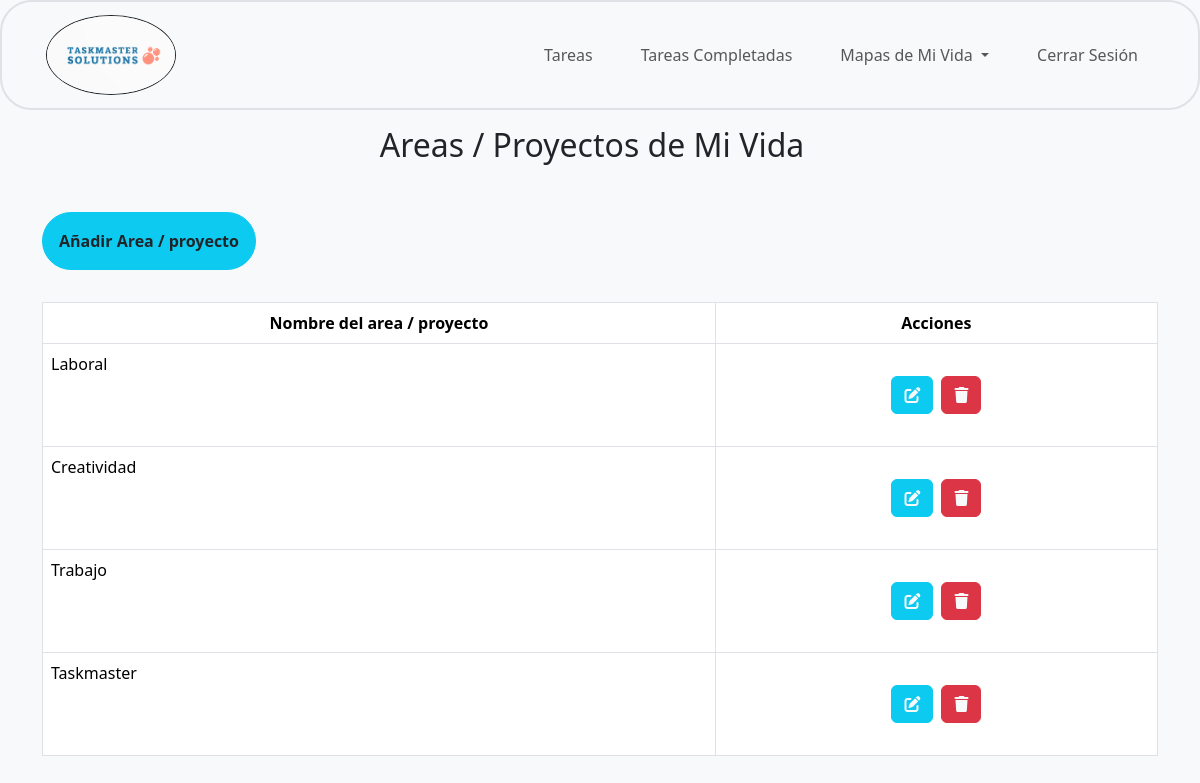
The page /AreasVida.php (signed in) on the database its author committed.
### tables this page shows
CREATE TABLE `areas` (
  `ID` smallint(6) NOT NULL,
  `Usuario` int(4) NOT NULL,
  `Nombre` varchar(120) NOT NULL
);

### AreasVida.php (the view, shortened to what this page needs)
<?php
include 'db.php';
$sql = "SELECT * FROM areas";
$result = $conn->query($sql);
?>
<!DOCTYPE html>
<html lang="es">
<head>
    <link href="https://cdn.jsdelivr.net/npm/bootstrap@5.3.3/dist/css/bootstrap.min.css" rel="stylesheet">
    <link rel="stylesheet" href="https://cdnjs.cloudflare.com/ajax/libs/font-awesome/6.0.0-beta3/css/all.min.css">
</head>
<body class="bg-light">
    <?php
    include("./nav1.php");
    ?>
    <div class="tittle text-center my-3 me-3">
        <h2>Areas / Proyectos de Mi Vida</h2>
    </div>
    <div class="container mt-5">
        <div class="d-flex justify-content-between mb-4 gap-2 flex-wrap">
            <div class="mb-2">
                <button type="button" class="btn btn-info btn-md p-2 rounded-5" data-bs-toggle="modal"
                    data-bs-target="#modalAdd">
                    <div class="d-flex align-items-center p-2">
                        <div class="text-dark"><b>Añadir Area / proyecto</b></div>
                    </div>
                </button>
            </div>
        </div>
        <div class="table-responsive">
            <table id="nueva_tabla1" class="table table-bordered">
                <thead>
                    <tr>
                        <th class="text-center">Nombre del area / proyecto</th>
                        <th class="text-center">Acciones</th>
                    </tr>
                </thead>
                <tbody>
                    <?php while ($row = $result->fetch_assoc()) { ?>
                        <tr>
                            <td><?php echo $row['Nombre']; ?></td>
                            <td>
                                <div class="d-flex justify-content-center align-middle gap-2 p-4">
                                    <button type="button" class="btn btn-info" data-bs-toggle="modal"
                                        data-bs-target="#editarModal<?php echo $row['ID']; ?>">
                                        <span><i class="fa-solid fa-pen-to-square text-light"></i></span>
                                    </button>
                                </div>
                                <a class="btn btn-danger link-light"
                                    href="borrar_area.php?ID=<?php echo $row['ID'] ?>">
                                    <span><i class="fa-solid fa-trash"></i></span>
                                </a>
                            </td>
                        </tr>
                    <?php } ?>
                </tbody>
            </table>
        </div>
    </div>
</body>
</html>

### rows shown on the page
areas: Nombre "Laboral"
areas: Nombre "Creatividad"
areas: Nombre "Trabajo"
areas: Nombre "Taskmaster"
